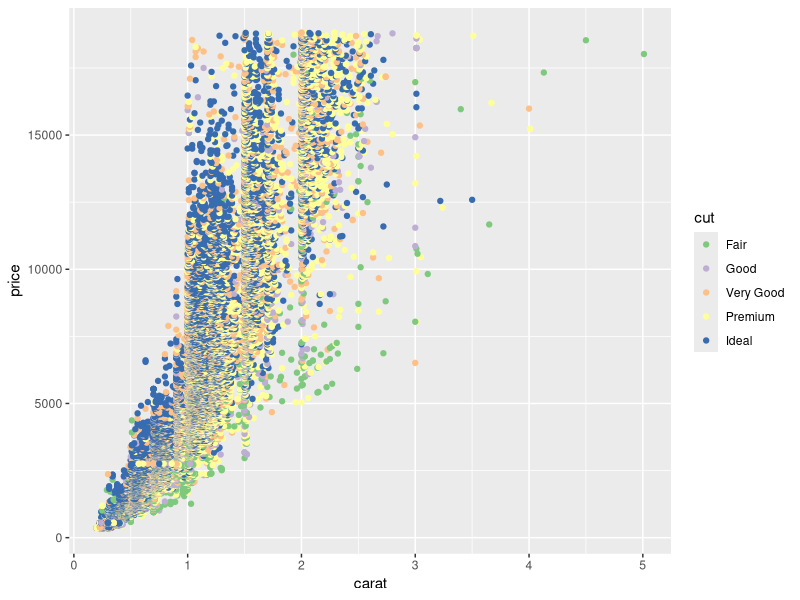

Generate this figure with R:
# install & load ggplot package
install.packages('ggplot2', dependencies = TRUE) 
library(ggplot2) 

#install & load a color package
install.packages('RColorBrewer', dependencies = TRUE) 
library(RColorBrewer) 

# load the AirPassengers data set
#airpassengers = data("AirPassengers")
#str(airpassengers)
?AirPassengers

# load the diamonds data set
data("diamonds")

# create scatterplot of 
qplot(data = diamonds, x = carat, y = price, color = cut) +
  scale_color_brewer(palette = 'Accent')
